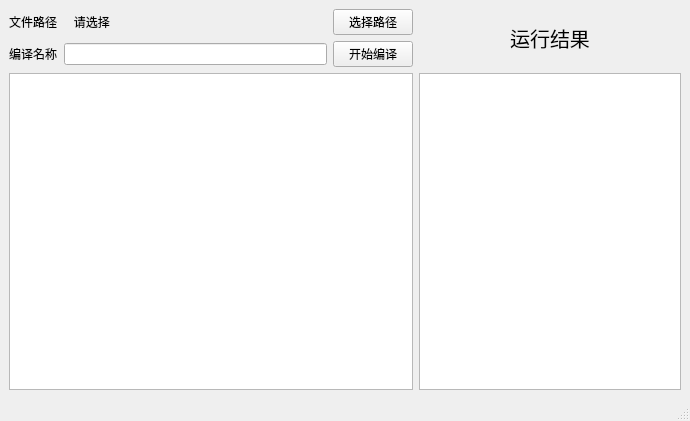
<?xml version="1.0" encoding="UTF-8"?>
<ui version="4.0">
 <class>MainWindow</class>
 <widget class="QMainWindow" name="MainWindow">
  <property name="geometry">
   <rect>
    <x>0</x>
    <y>0</y>
    <width>690</width>
    <height>421</height>
   </rect>
  </property>
  <property name="baseSize">
   <size>
    <width>1960</width>
    <height>1080</height>
   </size>
  </property>
  <property name="windowTitle">
   <string>MainWindow</string>
  </property>
  <widget class="QWidget" name="centralwidget">
   <layout class="QHBoxLayout" name="horizontalLayout">
    <item>
     <layout class="QGridLayout" name="gridLayout">
      <item row="0" column="0">
       <widget class="QLabel" name="file_path">
        <property name="text">
         <string>文件路径</string>
        </property>
       </widget>
      </item>
      <item row="0" column="3" rowspan="2">
       <widget class="QLabel" name="run_result">
        <property name="font">
         <font>
          <pointsize>15</pointsize>
         </font>
        </property>
        <property name="text">
         <string>运行结果</string>
        </property>
        <property name="alignment">
         <set>Qt::AlignCenter</set>
        </property>
       </widget>
      </item>
      <item row="2" column="0" colspan="3">
       <widget class="QListView" name="history_blog">
        <property name="font">
         <font>
          <pointsize>24</pointsize>
         </font>
        </property>
       </widget>
      </item>
      <item row="1" column="1">
       <widget class="QLineEdit" name="name_edit"/>
      </item>
      <item row="0" column="1">
       <widget class="QLabel" name="file_path_show">
        <property name="text">
         <string>   请选择</string>
        </property>
       </widget>
      </item>
      <item row="2" column="3">
       <widget class="QTextBrowser" name="run_result_show">
        <property name="font">
         <font>
          <pointsize>15</pointsize>
         </font>
        </property>
       </widget>
      </item>
      <item row="0" column="2">
       <widget class="QPushButton" name="choose_path">
        <property name="text">
         <string>选择路径</string>
        </property>
       </widget>
      </item>
      <item row="1" column="0">
       <widget class="QLabel" name="compile_name">
        <property name="text">
         <string>编译名称</string>
        </property>
       </widget>
      </item>
      <item row="1" column="2">
       <widget class="QPushButton" name="choose_name">
        <property name="text">
         <string>开始编译</string>
        </property>
       </widget>
      </item>
     </layout>
    </item>
   </layout>
  </widget>
  <widget class="QMenuBar" name="menubar">
   <property name="geometry">
    <rect>
     <x>0</x>
     <y>0</y>
     <width>690</width>
     <height>17</height>
    </rect>
   </property>
  </widget>
  <widget class="QStatusBar" name="statusbar"/>
 </widget>
 <resources/>
 <connections/>
</ui>
